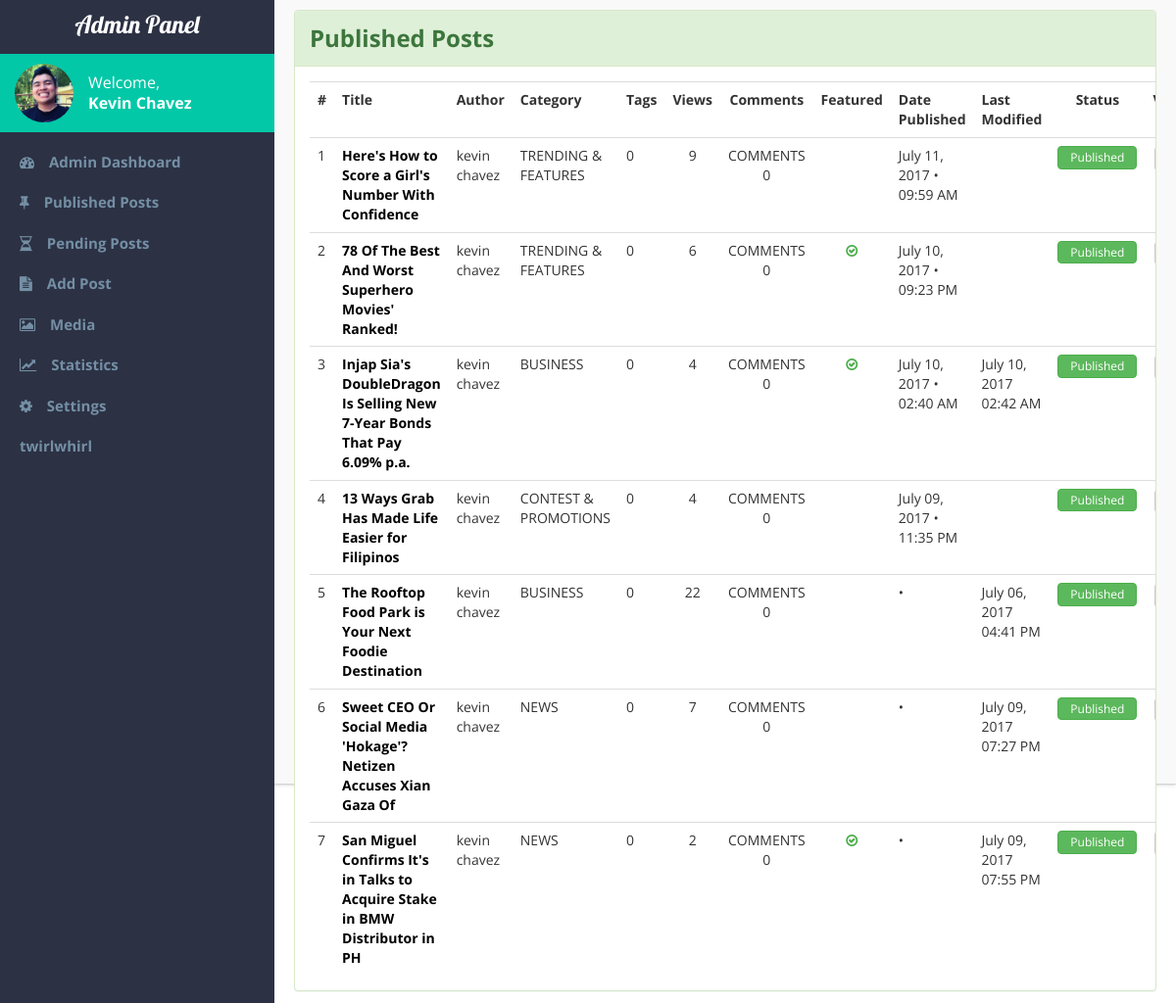
The app's page /admin-pages/published-posts.php (signed in) with its own data.
### tables this page shows
CREATE TABLE `blog_post` (
  `blog_id` int(11) NOT NULL,
  `title` varchar(100) NOT NULL,
  `subheading` varchar(255) DEFAULT NULL,
  `thumbnail` varchar(255) NOT NULL,
  `article` text NOT NULL,
  `author_id` int(11) NOT NULL,
  `date_created` varchar(255) NOT NULL,
  `time_created` varchar(255) NOT NULL,
  `date_published` varchar(255) DEFAULT NULL,
  `time_published` varchar(255) DEFAULT NULL,
  `month_published` varchar(255) DEFAULT NULL,
  `year_published` varchar(255) DEFAULT NULL,
  `featured` tinyint(1) DEFAULT NULL,
  `enabled` tinyint(1) DEFAULT NULL,
  `sponsored` tinyint(1) DEFAULT NULL,
  `recommended` tinyint(1) DEFAULT NULL,
  `comments_count` int(11) DEFAULT NULL,
  `views` int(11) DEFAULT NULL,
  `date_modified` varchar(255) DEFAULT NULL,
  `time_modified` varchar(255) DEFAULT NULL,
  `category_id` int(11) NOT NULL,
  `approved` tinyint(1) NOT NULL,
  `denied` tinyint(1) DEFAULT NULL,
  `admin_remarks` text
);

CREATE TABLE `users` (
  `user_id` int(11) NOT NULL,
  `username` varchar(45) NOT NULL,
  `password` varchar(45) NOT NULL,
  `email` varchar(45) NOT NULL,
  `first_name` varchar(45) NOT NULL,
  `middle_name` varchar(255) NOT NULL,
  `last_name` varchar(45) NOT NULL,
  `gender` varchar(10) NOT NULL,
  `display_pic` varchar(155) DEFAULT NULL,
  `role` varchar(45) NOT NULL
);

CREATE TABLE `blog_categories` (
  `category_id` int(11) NOT NULL,
  `name` varchar(55) NOT NULL,
  `category_desc` varchar(255) DEFAULT NULL
);

### admin-pages/display-published.php (the view, shortened to what this page needs)
<?php
	require $_SERVER['DOCUMENT_ROOT'].'/capstone2/connection.php';
	$sql = "SELECT * FROM blog_post
			JOIN users ON(users.user_id = blog_post.author_id)
			JOIN blog_categories ON(blog_categories.category_id = blog_post.category_id)
			WHERE approved ORDER BY date_published DESC, time_published DESC";
	$result = mysqli_query($con,$sql);
	$count = 1;
		while ($row = mysqli_fetch_assoc($result))
		{
			extract($row);
				$sql1 = "SELECT username from users
						WHERE user_id = '$user_id'";
				$result1 = mysqli_query($con,$sql1);
				$row1 = mysqli_fetch_assoc($result1);
				extract($row1);
				$sql2 = "SELECT name from blog_categories
						WHERE category_id = '$category_id'";
				$result2 = mysqli_query($con,$sql2);
				$row2 = mysqli_fetch_assoc($result2);
				extract($row2);
	$blogID = [];
	$blogID[$count] = $blog_id;
	$postID = $blogID[$count];
	echo "<tr>";
	echo "
		<td>$count</td>
		<td><strong><a href='/capstone2/admin-pages/edit-entry.php?id=$blogID[$count]'>$title</a></strong></td>
		<td>$first_name $last_name</td>
		<td>$name</td>
		<td>0</td>
		<td class='center-text'>$views</td>
		<td class='center-text'>COMMENTS 0</td>
		";
		if ($featured == 1) {
			echo "
			<td class='center-text'><i class='fa fa-check-circle-o'></i></td>";
		} elseif ($featured == 0) {
			echo "
			<td class='center-text'></td>";
		}
		echo "
		<td>$date_published • $time_published</td>
		<td>$date_modified $time_modified</td>
		";
		if ($approved == 1) {
			echo "
			<td class='center-text'>
				<button type='button' class='btn btn-success'>Published</button>
			</td>";
		}
		echo "	<td class='center-text'>
				<a href='/capstone2/viewpost.php?id=$blogID[$count]' target='_blank'>
				<buton class='btn btn-default btn-view' title='View post'><i class='fa fa-eye'></i></button></a>
				</td>
				<td class='center-text'>
					<form class='straight' title='Edit this post'>
					<a href='/capstone2/admin-pages/edit-entry.php?id=$postID'>
						<button type='button' class='btn btn-default btn-view'>
							<i class='fa fa-pencil-square-o'></i>
						</button>
					</a>
					</form>
				</td>
				<td class='center-text'>
					<form class='straight' title='Delete this post'>
					<a data-toggle='modal' data-backdrop='static' href='published-posts.php?#modal-delete$postID'>
						<button id ='delete-post' type='button' class='btn btn-danger btn-view'>
							<i class='fa fa-trash-o'></i>
						</button>
					</a>
					</form>
				</td>
			";
			echo "<tr>";
			$count = $count + 1;
		}
 ?>

### admin-pages/admin-panel.css (style rules this page uses)
* { box-sizing: border-box; }
.center-text { text-align: center; }
td > .btn { padding: 2px 12px; font-size: 12px; width: 100%; }
.fa-check-circle-o { color: #4cae4c; }
.panel-body a { text-decoration: none; color: #000; }

### records on screen
blog_post: title "Here's How to Score a Girl's Number With Confidence", users.first_name "kevin", users.last_name "chavez", category.name "TRENDING & FEATURES", views "9", featured 0 (drawn), date_published "July 11, 2017", time_published "09:59 AM", approved "Published"
blog_post: title "78 Of The Best And Worst Superhero Movies' Ranked!", users.first_name "kevin", users.last_name "chavez", category.name "TRENDING & FEATURES", views "6", featured 1 (drawn), date_published "July 10, 2017", time_published "09:23 PM", approved "Published"
blog_post: title "Injap Sia's DoubleDragon Is Selling New 7-Year Bonds That Pay 6.09% p.a.", users.first_name "kevin", users.last_name "chavez", category.name "BUSINESS", views "4", featured 1 (drawn), date_published "July 10, 2017", time_published "02:40 AM", date_modified "July 10, 2017", time_modified "02:42 AM", approved "Published"
blog_post: title "13 Ways Grab Has Made Life Easier for Filipinos", users.first_name "kevin", users.last_name "chavez", category.name "CONTEST & PROMOTIONS", views "4", featured 0 (drawn), date_published "July 09, 2017", time_published "11:35 PM", approved "Published"
blog_post: title "The Rooftop Food Park is Your Next Foodie Destination", users.first_name "kevin", users.last_name "chavez", category.name "BUSINESS", views "22", featured 0 (drawn), date_modified "July 06, 2017", time_modified "04:41 PM", approved "Published"
blog_post: title "Sweet CEO Or Social Media 'Hokage'? Netizen Accuses Xian Gaza Of", users.first_name "kevin", users.last_name "chavez", category.name "NEWS", views "7", featured 0 (drawn), date_modified "July 09, 2017", time_modified "07:27 PM", approved "Published"
blog_post: title "San Miguel Confirms It's in Talks to Acquire Stake in BMW Distributor in PH", users.first_name "kevin", users.last_name "chavez", category.name "NEWS", views "2", featured 1 (drawn), date_modified "July 09, 2017", time_modified "07:55 PM", approved "Published"

### other values on screen
$_SESSION['firstname'] "Kevin"
$_SESSION['lastname'] "Chavez"
$_SESSION['username'] "twirlwhirl"
